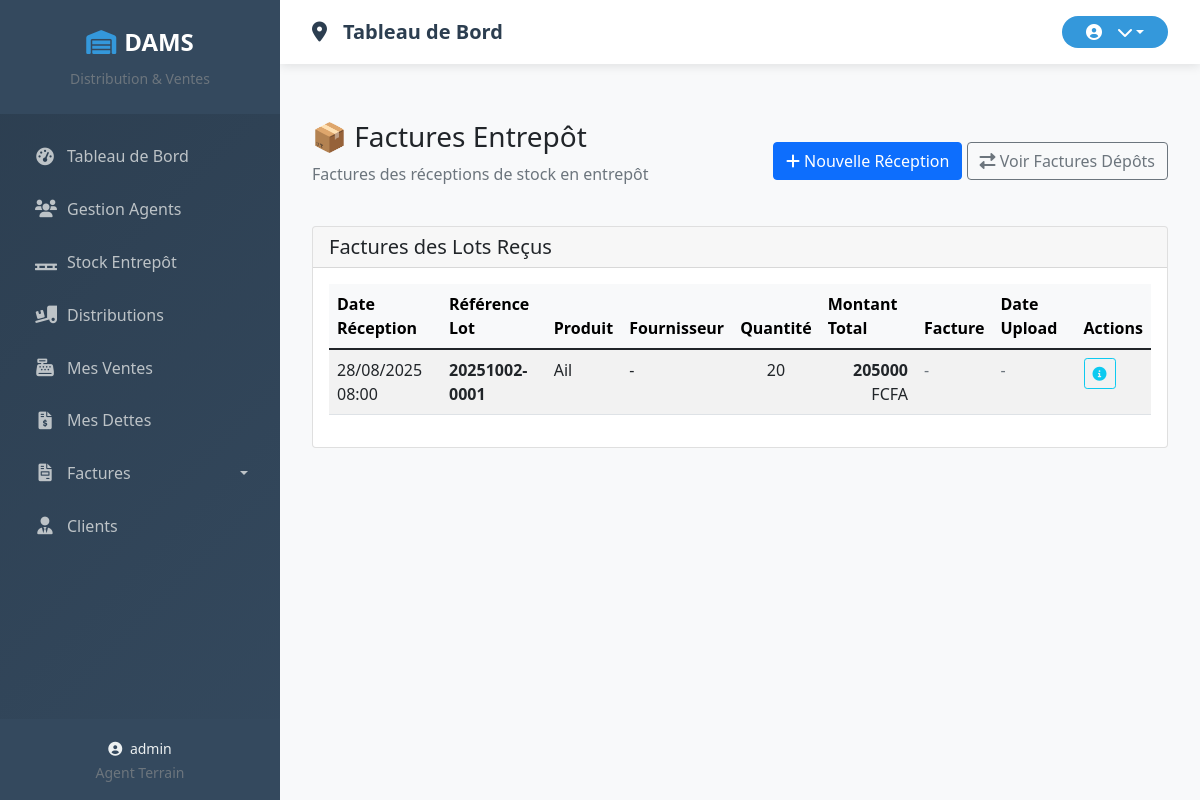
The app's page /factures/entrepot/ (signed in), older data.
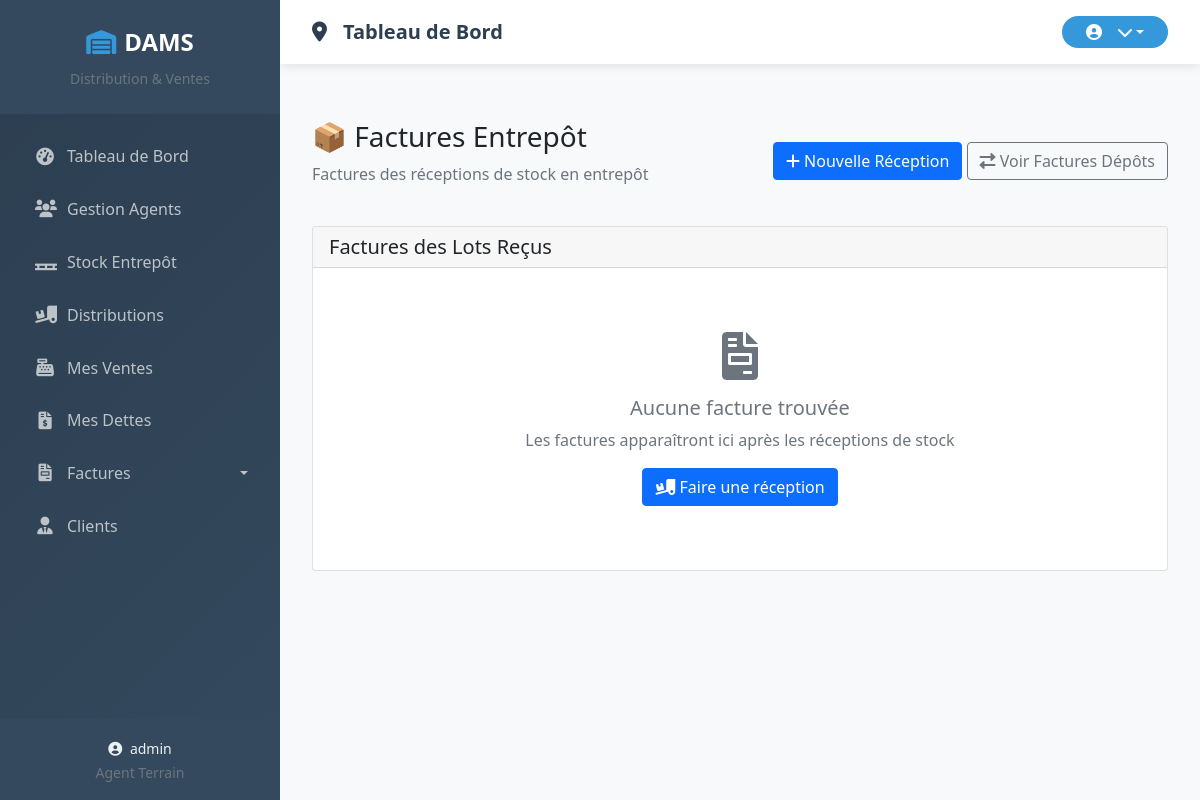
The same page, newer data.
### core/models.py (models this page shows, shortened)
class LotEntrepot(models.Model):
    produit = models.ForeignKey(Produit, on_delete=models.CASCADE)
    fournisseur = models.ForeignKey(Fournisseur, on_delete=models.CASCADE)
    quantite_initiale = models.PositiveIntegerField()
    quantite_restante = models.PositiveIntegerField()
    prix_achat_unitaire = models.DecimalField(max_digits=10, decimal_places=2)
    date_reception = models.DateTimeField(default=timezone.now)
    date_enregistrement = models.DateTimeField(auto_now_add=True)
    reference_lot = models.CharField(max_length=100, unique=True, blank=True, null=True)  # AJOUTEZ CE CHAMP
    facture = models.FileField(
        upload_to='factures_entrepot/%Y/%m/',
        null=True,
        blank=True,
        verbose_name="Facture (optionnel)"
    )
    date_upload_facture = models.DateTimeField(
        null=True,
        blank=True,
        verbose_name="Date d'upload de la facture"
    )
    @property
    def montant_total(self):
        return self.quantite_initiale * (self.prix_achat_unitaire or 0)

class Produit(models.Model):
    nom = models.CharField(max_length=100, unique=True)
    description = models.TextField(blank=True, null=True)

class Fournisseur(models.Model):
    nom = models.CharField(max_length=100, unique=True)
    contact = models.CharField(max_length=100, blank=True, null=True)

### core/views.py (the view)
# urls.py: path('factures/entrepot/', views.liste_factures_entrepot, name='liste_factures_entrepot'),
@login_required
def liste_factures_entrepot(request):
    lots_avec_facture = LotEntrepot.objects.exclude(facture='').order_by('-date_reception')
    context = {
        'lots_avec_facture': lots_avec_facture,
        'title': 'Factures Entrepôt'
    }
    return render(request, 'core/factures/liste_factures_entrepot.html', context)

### core/context_processors.py (called while the page is built, shortened)
def agent_context(request):
    context = {}
    return context

### core/templates/core/factures/liste_factures_entrepot.html (shortened to what the changed rows need)
{% extends 'base.html' %}
{% load static %}
{% block content %}
<div class="container-fluid py-4">
    <div class="d-flex justify-content-between align-items-center mb-4">
        <div>
            <h1 class="h3 mb-2">📦 Factures Entrepôt</h1>
        </div>
    </div>
    <div class="card">
        <div class="card-body">
            {% if lots_avec_facture %}
            <div class="table-responsive">
                <table class="table table-striped table-hover">
                    <thead class="table-light">
                        <tr>
                            <th>Date Réception</th>
                            <th>Référence Lot</th>
                            <th>Produit</th>
                            <th>Fournisseur</th>
                            <th>Quantité</th>
                            <th>Montant Total</th>
                            <th>Facture</th>
                            <th>Date Upload</th>
                            <th>Actions</th>
                        </tr>
                    </thead>
                    <tbody>
                        {% for lot in lots_avec_facture %}
                        <tr>
                            <td>{{ lot.date_reception|date:"d/m/Y H:i" }}</td>
                            <td>
                                <strong>{{ lot.reference_lot }}</strong>
                            </td>
                            <td>{{ lot.produit.nom }}</td>
                            <td>{{ lot.fournisseur.nom }}</td>
                            <td class="text-center">{{ lot.quantite_initiale }}</td>
                            <td class="text-end">
                                <strong>{{ lot.montant_total|floatformat:0 }}</strong> FCFA
                            </td>
                            <td>
                                {% if lot.facture %}
                                <a href="{{ lot.facture.url }}" target="_blank" class="btn btn-sm btn-outline-primary">
                                    <i class="fas fa-eye"></i> Voir
                                </a>
                                {% else %}
                                <span class="text-muted">-</span>
                                {% endif %}
                            </td>
                            <td>
                                {% if lot.date_upload_facture %}
                                <small>{{ lot.date_upload_facture|date:"d/m/Y H:i" }}</small>
                                {% else %}
                                <span class="text-muted">-</span>
                                {% endif %}
                            </td>
                            <td>
                                <div class="btn-group btn-group-sm">
                                    <a href="{% url 'detail_lot' lot.id %}" class="btn btn-outline-info" title="Voir détails">
                                        <i class="fas fa-info-circle"></i>
                                    </a>
                                </div>
                            </td>
                        </tr>
                        {% endfor %}
                    </tbody>
                </table>
            </div>
            {% else %}
            <div class="text-center py-5">
                <i class="fas fa-file-invoice fa-3x text-muted mb-3"></i>
                <h5 class="text-muted">Aucune facture trouvée</h5>
                <p class="text-muted">Les factures apparaîtront ici après les réceptions de stock</p>
                <a href="{% url 'reception_lot' %}" class="btn btn-primary">
                    <i class="fas fa-truck-loading"></i> Faire une réception
                </a>
            </div>
            {% endif %}
        </div>
    </div>
</div>
{% endblock %}

Row changes from the older to the newer data that the page shows:
no longer on this page (row edited): LotEntrepot: date_reception "28/08/2025 08:00", reference_lot "20251002-0001", produit.nom "Ail", fournisseur.nom "-", quantite_initiale "20", montant_total "205000"
Text that changed along with them:
text no longer shown: "Date Réception Référence Lot Produit Fournisseur Quantité Montant Total Facture Date Upload Actions"
text now shown: "Aucune facture trouvée Les factures apparaîtront ici après les réceptions de stock Faire une réception"
